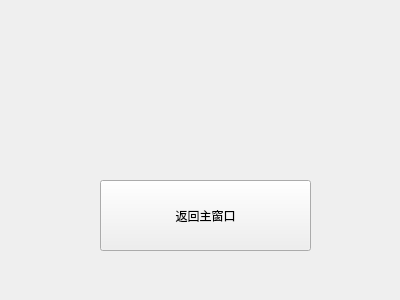
<?xml version="1.0" encoding="UTF-8"?>
<ui version="4.0">
 <class>SubWindow</class>
 <widget class="QWidget" name="SubWindow">
  <property name="geometry">
   <rect>
    <x>0</x>
    <y>0</y>
    <width>400</width>
    <height>300</height>
   </rect>
  </property>
  <property name="windowTitle">
   <string>子窗口</string>
  </property>
  <widget class="QPushButton" name="pushButton">
   <property name="geometry">
    <rect>
     <x>100</x>
     <y>180</y>
     <width>211</width>
     <height>71</height>
    </rect>
   </property>
   <property name="text">
    <string>返回主窗口</string>
   </property>
  </widget>
 </widget>
 <resources/>
 <connections/>
</ui>
